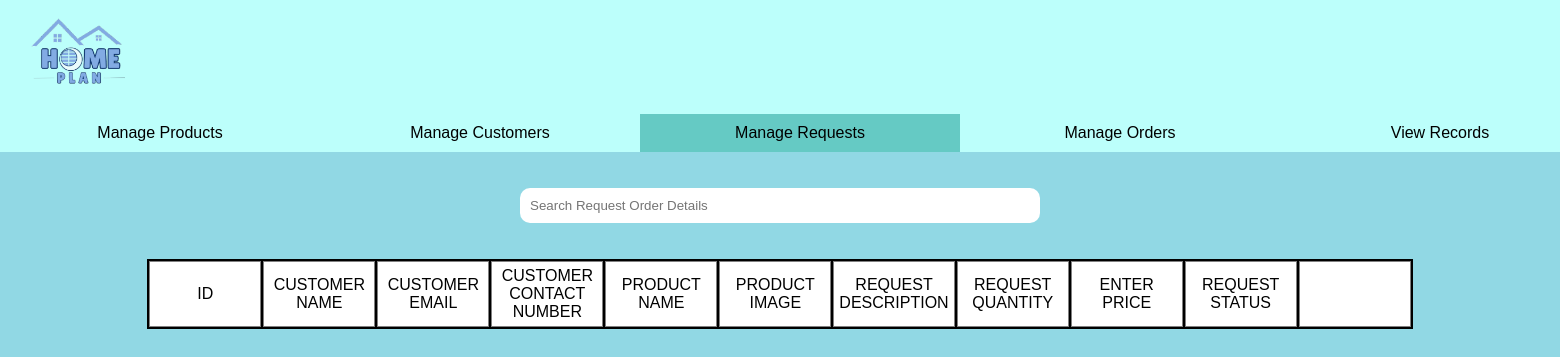
Page /admin-manage-requests.php on the earlier database version.
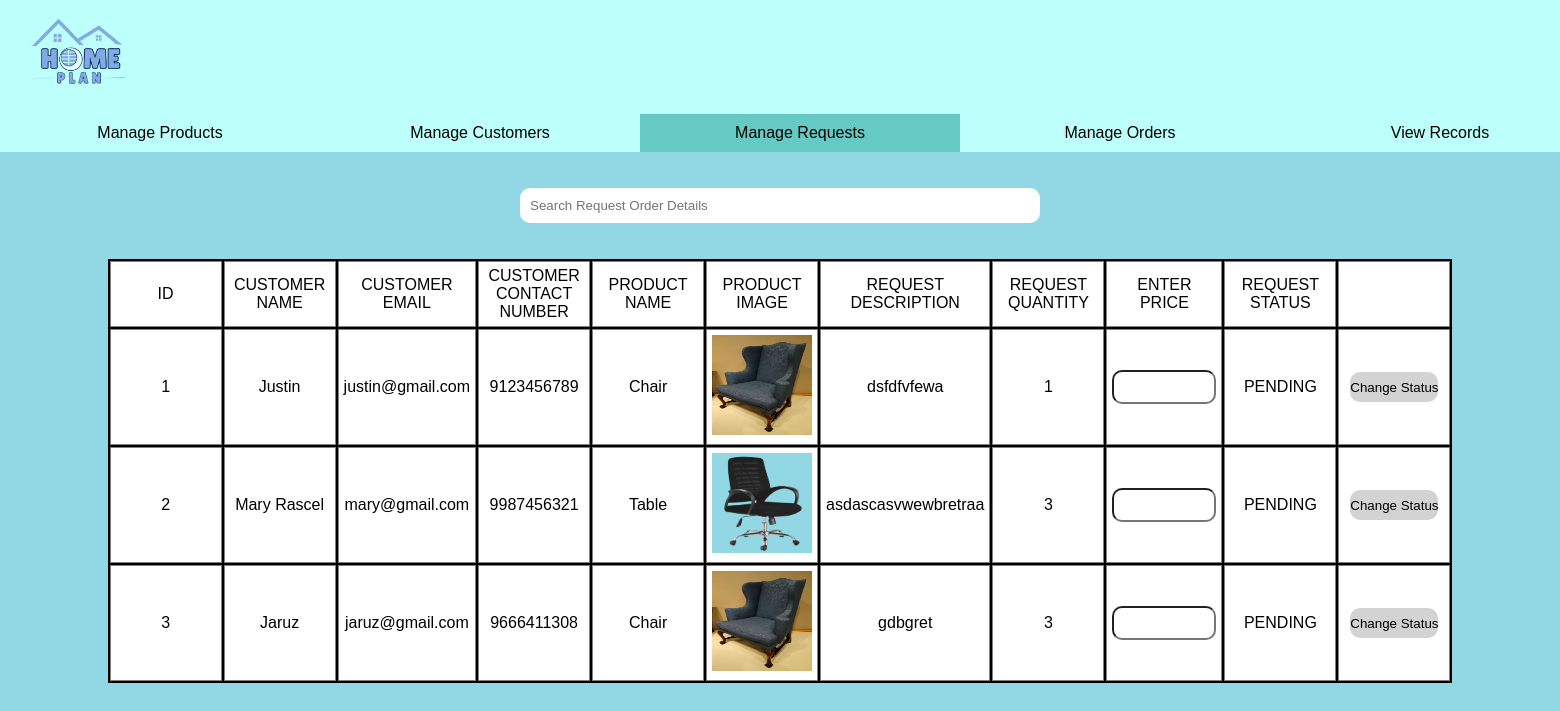
Same page on the later database version.
### tables this page shows
CREATE TABLE `request_order` (
  `ID` int(8) NOT NULL,
  `CUSTOMER_ID_FK` int(11) NOT NULL,
  `PRODUCT_ID_FK` int(11) NOT NULL,
  `REQUEST_DESCRIPTION` longtext NOT NULL,
  `REQUEST_QUANTITY` int(11) NOT NULL,
  `REQUEST_STATUS` varchar(50) NOT NULL
);

CREATE TABLE `customers` (
  `ID` int(8) NOT NULL,
  `USER_IMG` varchar(100) NOT NULL,
  `USER_TYPE` enum('CUSTOMER','ADMIN') NOT NULL DEFAULT 'CUSTOMER',
  `USER_FIRST_NAME` varchar(100) NOT NULL,
  `USER_LAST_NAME` varchar(100) NOT NULL,
  `USER_CONTACT_NUMBER` bigint(11) NOT NULL,
  `USER_EMAIL` varchar(100) NOT NULL,
  `USER_PASSWORD` varchar(100) NOT NULL,
  `USER_ADDRESS` varchar(100) NOT NULL,
  `USER_STATUS` enum('ACTIVE','INACTIVE') NOT NULL DEFAULT 'ACTIVE'
);

CREATE TABLE `product` (
  `ID` int(8) NOT NULL,
  `PROD_IMG` varchar(25) NOT NULL,
  `PROD_NAME` varchar(100) NOT NULL,
  `PROD_DESC` text NOT NULL,
  `PROD_PRICE` bigint(20) NOT NULL,
  `PROD_QUANTITY` int(11) NOT NULL
);

### admin-manage-requests.php (the view, shortened to what this page needs)
<?php
$serverName = "localhost";
$username = "root";
$password = "";
$dbName = "cis2104_finalproject_db";
$est_conn = mysqli_connect($serverName, $username, $password, $dbName);
$sql = "SELECT request_order.ID, customers.USER_FIRST_NAME, customers.USER_EMAIL, customers.USER_CONTACT_NUMBER, product.PROD_NAME, product.PROD_IMG, request_order.REQUEST_DESCRIPTION, request_order.REQUEST_QUANTITY, request_order.REQUEST_STATUS
FROM request_order
JOIN customers ON customers.ID = request_order.CUSTOMER_ID_FK
JOIN product ON product.ID = request_order.PRODUCT_ID_FK";
$result = mysqli_query($est_conn, $sql);
?>
<!DOCTYPE html>
<html lang="en">
<head>
    <link rel="stylesheet" href="CSS_Files/admin-style.css">
</head>
<body>
    <header>
    <div class="title_bar">
        <img src="images/logo/admin_logo.png" alt="" id="logo" height="100" width="150">
    </div>
    <nav>
        <ul>
                <a href="./admin-manage-products.php"><li>Manage Products</li></a>
                <a href="./admin-manage-customers.php" ><li>Manage Customers</li></a>
                <a href="#"><li id="active_tab">Manage Requests</li></a>
                <a href="./admin-manage-orders.php"><li>Manage Orders</li></a>
                <a href="./admin-view-records.php"><li>View Records</li></a>
        </ul>
    </nav>
    </header>
    <br><br>
    <center>
        <input type="text" name="" id="findCustomer" placeholder="Search Request Order Details">
    </center>
    <br><br>
    <center>
        <table id="displayTable" style="background-color: black;">
            <thead>
                <tr>
                    <td class="table_data">ID</td>
                    <td class="table_data">CUSTOMER NAME</td>
                    <td class="table_data">CUSTOMER EMAIL</td>
                    <td class="table_data">CUSTOMER CONTACT NUMBER</td>
                    <td class="table_data">PRODUCT NAME</td>
                    <td class="table_data">PRODUCT IMAGE</td>
                    <td class="table_data">REQUEST DESCRIPTION</td>
                    <td class="table_data">REQUEST QUANTITY</td>
                    <td class="table_data">ENTER PRICE</td>
                    <td class="table_data">REQUEST STATUS</td>
                    <td class="table_data"></td>
                </tr>
            </thead>
            <tbody>
                <?php while($row = mysqli_fetch_assoc($result)){ ?>
                    <tr>
                        <td class="table_data"><?php echo $row['ID']; ?></td>
                        <td class="table_data"><?php echo $row['USER_FIRST_NAME']; ?></td>
                        <td class="table_data"><?php echo $row['USER_EMAIL']; ?></td>
                        <td class="table_data"><?php echo $row['USER_CONTACT_NUMBER']; ?></td>
                        <td class="table_data"><?php echo $row['PROD_NAME']; ?></td>
                        <td class="table_data"><img src="images/product_img/<?php echo $row['PROD_IMG']; ?>" height="100px" width="100px"></td>
                        <td class="table_data"><?php echo $row['REQUEST_DESCRIPTION']; ?></td>
                        <td class="table_data"><?php echo $row['REQUEST_QUANTITY']; ?></td>
                        <td class="table_data">
                            <input type="number" name="" id="enterReqCost" class="inputprice">
                        </td>
                        <td class="table_data"><?php echo $row['REQUEST_STATUS']; ?></td>
                        <td class="table_data">
                            <button type="submit" class="reqBtn">Change Status</button>
                        </td>
                    </tr>
                <?php } ?>
            </tbody>
        </table>
    </center>
</body>
</html>

Differences in the rows shown:
added request_order: ID "1", CUSTOMER_ID_FK.USER_FIRST_NAME "Justin", CUSTOMER_ID_FK.USER_EMAIL "justin@gmail.com", CUSTOMER_ID_FK.USER_CONTACT_NUMBER "9123456789", PRODUCT_ID_FK.PROD_NAME "Chair", PRODUCT_ID_FK.PROD_IMG (picture), REQUEST_DESCRIPTION "dsfdfvfewa", REQUEST_QUANTITY "1", REQUEST_STATUS "PENDING"
added request_order: ID "2", CUSTOMER_ID_FK.USER_FIRST_NAME "Mary Rascel", CUSTOMER_ID_FK.USER_EMAIL "mary@gmail.com", CUSTOMER_ID_FK.USER_CONTACT_NUMBER "9987456321", PRODUCT_ID_FK.PROD_NAME "Table", PRODUCT_ID_FK.PROD_IMG (picture), REQUEST_DESCRIPTION "asdascasvwewbretraa", REQUEST_QUANTITY "3", REQUEST_STATUS "PENDING"
added request_order: ID "3", CUSTOMER_ID_FK.USER_FIRST_NAME "Jaruz", CUSTOMER_ID_FK.USER_EMAIL "jaruz@gmail.com", CUSTOMER_ID_FK.USER_CONTACT_NUMBER "9666411308", PRODUCT_ID_FK.PROD_NAME "Chair", PRODUCT_ID_FK.PROD_IMG (picture), REQUEST_DESCRIPTION "gdbgret", REQUEST_QUANTITY "3", REQUEST_STATUS "PENDING"
